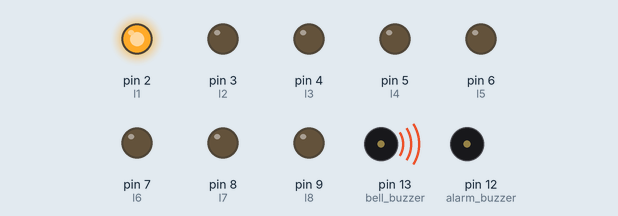
Recording of a sketch running on a simulated Arduino Uno, built with avr-gcc and run on an emulated ATmega328P. On the bench: output pins drawn as LEDs (lit = HIGH), buzzer (waves = sounding, pin HIGH).

Above: at 0.02 s.
At 0.32 s:
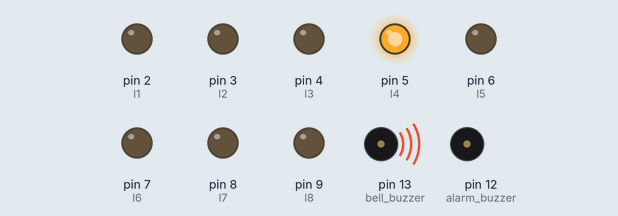
At 0.72 s:
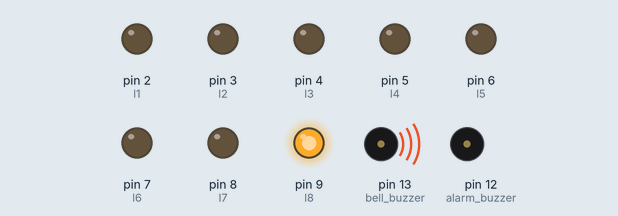
At 1.47 s:
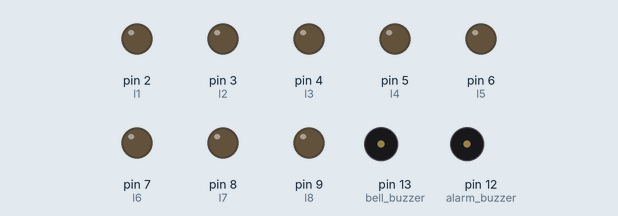
At 2.22 s:
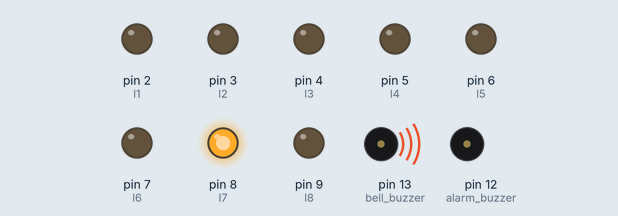
At 2.92 s:
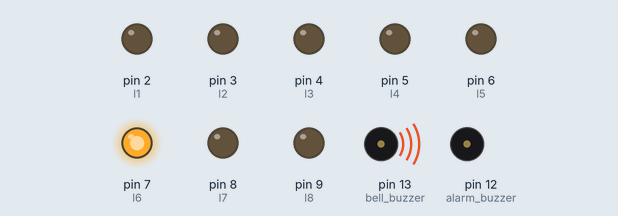
Timing chart, 0 to 3.2 s (numbered marks = the images above):
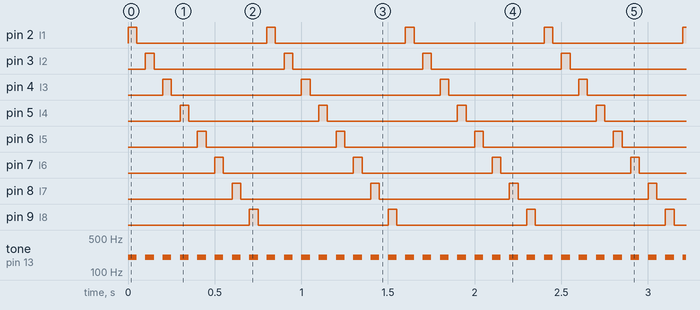

Measured:
- by itself, tone on pin 13 (bell_buzzer): alternates 200 Hz for 0.05 s and silent for 0.05 s
- by itself, pin 2 (l1), pin 3 (l2), pin 4 (l3), pin 5 (l4), pin 6 (l5), pin 7 (l6), pin 8 (l7), pin 9 (l8): alternates HIGH for 0.05 s and LOW for 0.75 s

The sketch:

hiska_0.ino
```cpp
int alarm_buzzer=12;
int bell_buzzer=13;
int button = 11;
int buttonState = LOW;
int l1= 2;
int l2= 3;
int l3= 4;
int l4= 5;
int l5= 6;
int l6= 7;
int l7= 8;
int l8= 9;


void setup() {
  pinMode(button, INPUT);
  pinMode(alarm_buzzer, OUTPUT);
  pinMode(bell_buzzer, OUTPUT);

  pinMode(l1, OUTPUT);
  pinMode(l2, OUTPUT);
  pinMode(l3, OUTPUT);
  pinMode(l4, OUTPUT);
  pinMode(l5, OUTPUT);
  pinMode(l6, OUTPUT);
  pinMode(l7, OUTPUT);
  pinMode(l8, OUTPUT);
}

void loop() {
       for (int i=2; i<10; i++){
        tone(bell_buzzer, 200);
        digitalWrite ( i, HIGH);
        delay(50);
        noTone(bell_buzzer);
        digitalWrite ( i, LOW);
        delay(50);
      }


   //
}
```
